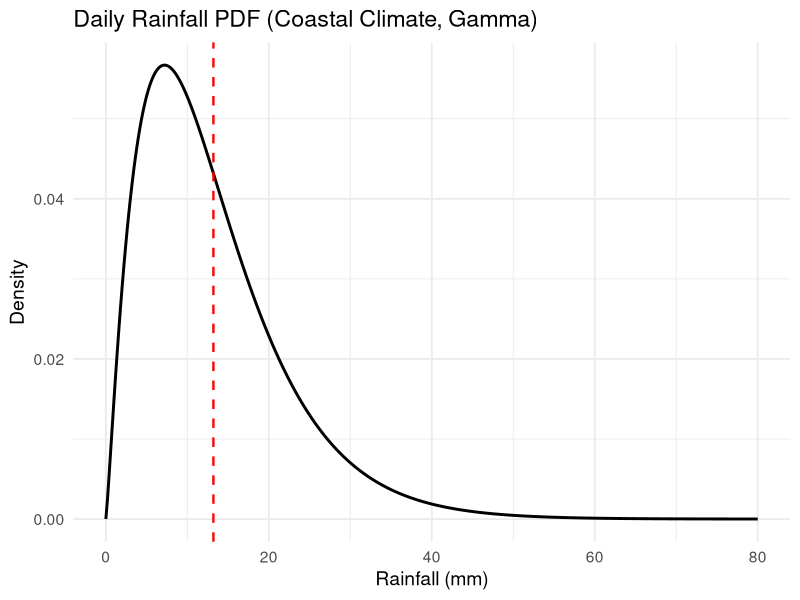
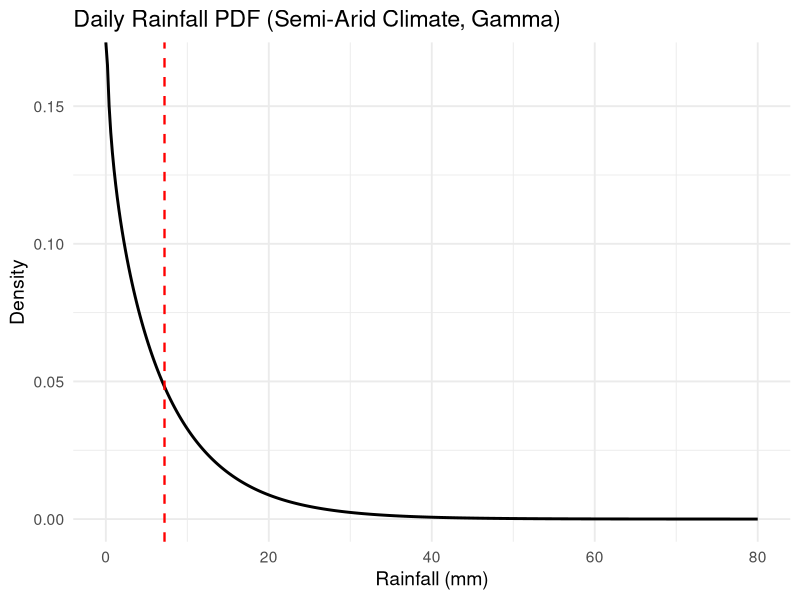
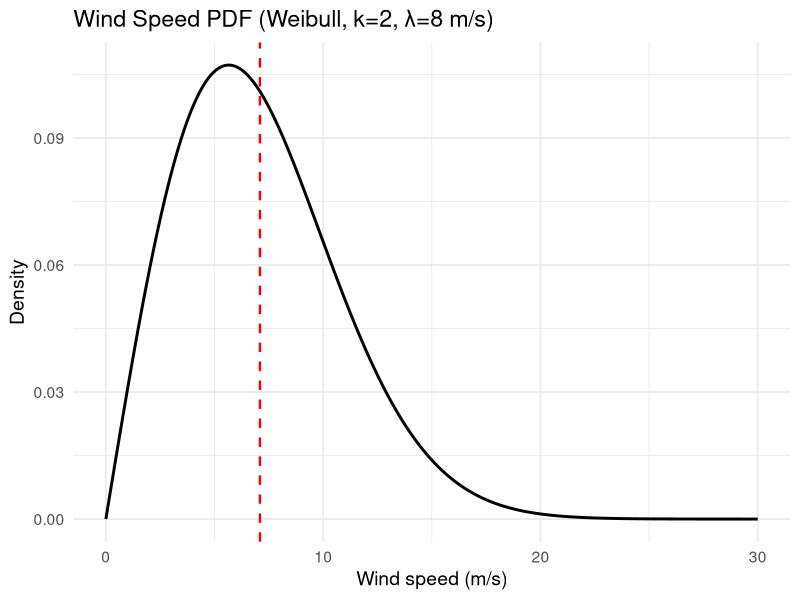
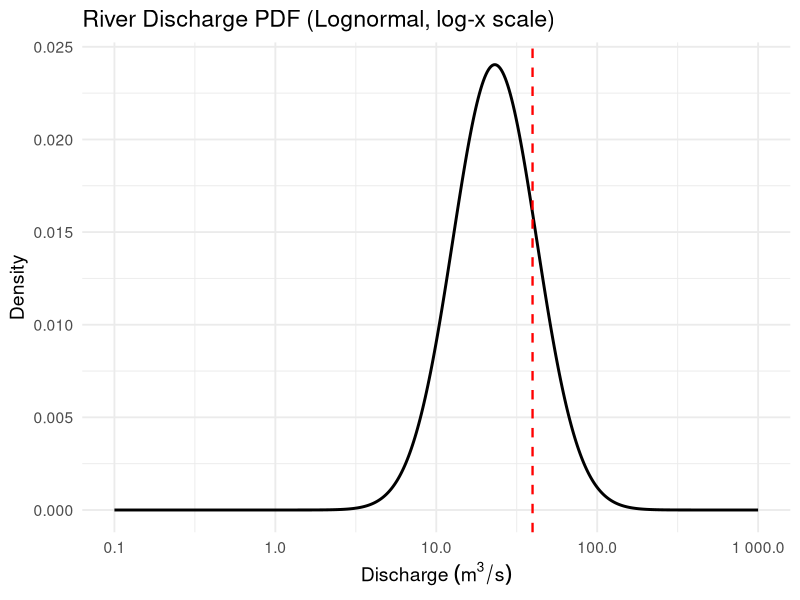
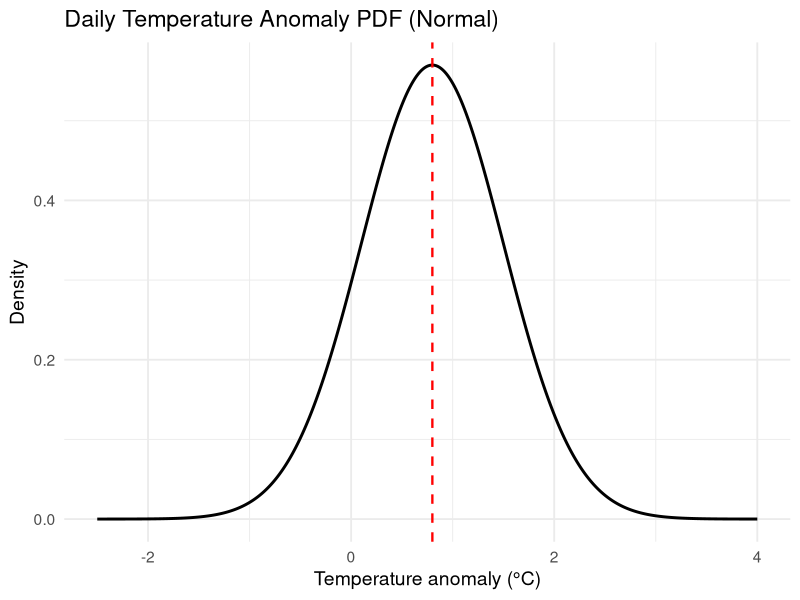
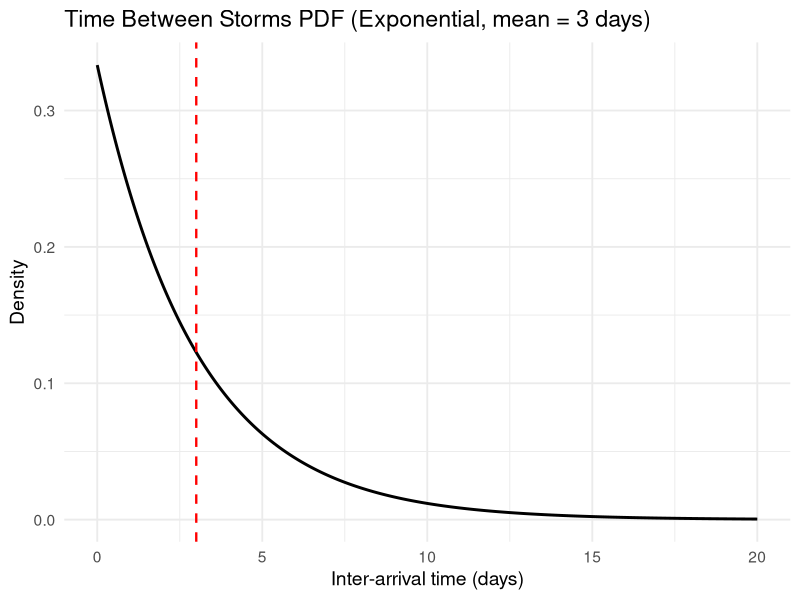
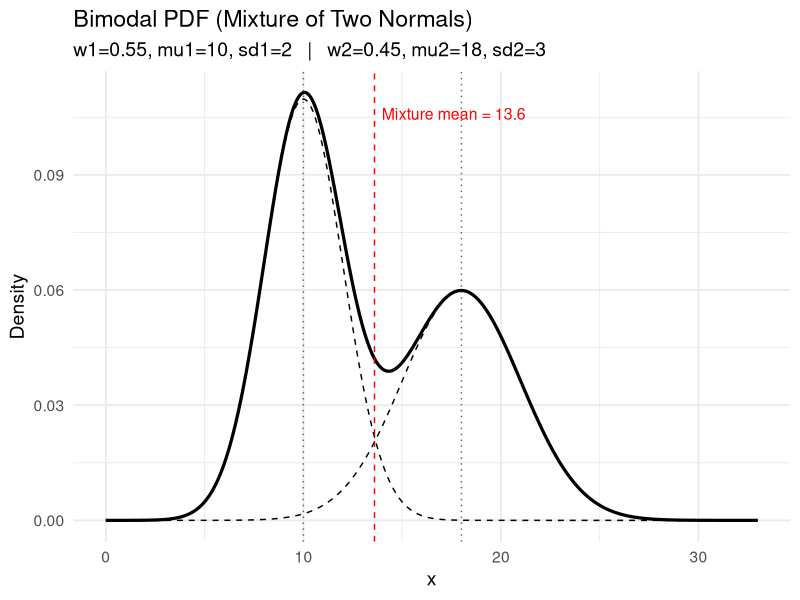
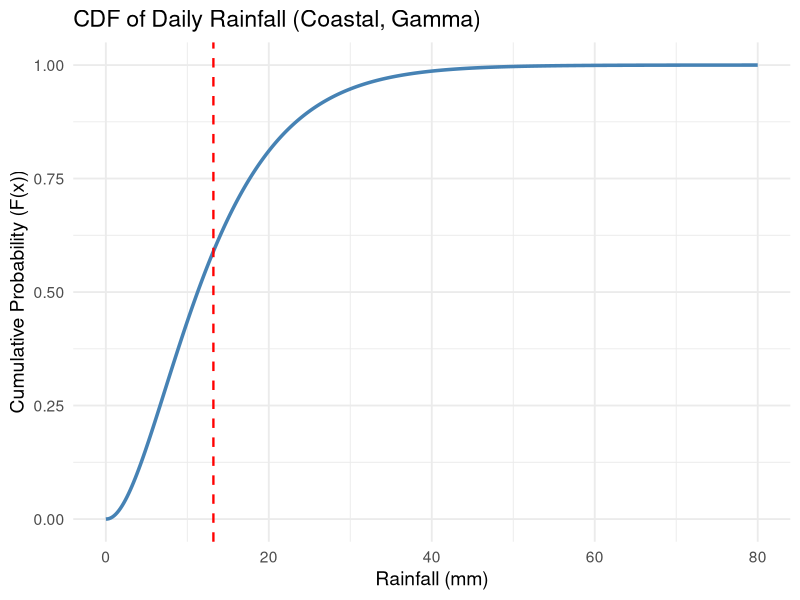

Here is the R script that generated these plots, in order:
## ---- chunk 1
# env_pdfs_to_screen.R
# Six environmental PDFs with mean lines (display only)

suppressPackageStartupMessages({
  library(ggplot2)
  library(dplyr)
  library(scales)
})

# Helper function: show PDF with mean line
plot_pdf <- function(df, x_col, y_col, mean_x, x_lab, title, log_x = FALSE) {
  p <- ggplot(df, aes(x = .data[[x_col]], y = .data[[y_col]])) +
    geom_line(linewidth = 1) +
    geom_vline(xintercept = mean_x, linetype = "dashed", color = "red", linewidth = 0.8) +
    labs(title = title, x = x_lab, y = "Density") +
    theme_minimal(base_size = 14)
  if (log_x) p <- p + scale_x_log10(labels = label_number())
  print(p) # ensures plot appears when sourcing
}

# 1) Daily rainfall (coastal)
x1 <- seq(0, 80, length.out = 400)
shape1 <- 2.2; scale1 <- 6
df1 <- data.frame(x = x1, pdf = dgamma(x1, shape = shape1, scale = scale1))
plot_pdf(df1, "x", "pdf", mean_x = shape1 * scale1,
         x_lab = "Rainfall (mm)",
         title = "Daily Rainfall PDF (Coastal Climate, Gamma)")

# 2) Daily rainfall (semi-arid)
x2 <- seq(0, 80, length.out = 400)
shape2 <- 0.9; scale2 <- 8
df2 <- data.frame(x = x2, pdf = dgamma(x2, shape = shape2, scale = scale2))
plot_pdf(df2, "x", "pdf", mean_x = shape2 * scale2,
         x_lab = "Rainfall (mm)",
         title = "Daily Rainfall PDF (Semi-Arid Climate, Gamma)")

# 3) Wind speed (Weibull)
x3 <- seq(0, 30, length.out = 400)
shape3 <- 2; scale3 <- 8
df3 <- data.frame(x = x3, pdf = dweibull(x3, shape = shape3, scale = scale3))
plot_pdf(df3, "x", "pdf", mean_x = scale3 * gamma(1 + 1/shape3),
         x_lab = "Wind speed (m/s)",
         title = "Wind Speed PDF (Weibull, k=2, λ=8 m/s)")

# 4) River discharge (Lognormal)
x4 <- exp(seq(log(0.1), log(1000), length.out = 500))
mu4 <- 3.5; sigma4 <- 0.6
df4 <- data.frame(x = x4, pdf = dlnorm(x4, meanlog = mu4, sdlog = sigma4))
plot_pdf(df4, "x", "pdf", mean_x = exp(mu4 + 0.5 * sigma4^2),
         x_lab = expression(Discharge~(m^3/s)),
         title = "River Discharge PDF (Lognormal, log-x scale)",
         log_x = TRUE)

# 5) Temperature anomaly (Normal)
x5 <- seq(-2.5, 4, length.out = 400)
mu5 <- 0.8; sd5 <- 0.7
df5 <- data.frame(x = x5, pdf = dnorm(x5, mean = mu5, sd = sd5))
plot_pdf(df5, "x", "pdf", mean_x = mu5,
         x_lab = "Temperature anomaly (\u00B0C)",
         title = "Daily Temperature Anomaly PDF (Normal)")

# 6) Time between storms (Exponential)
x6 <- seq(0, 20, length.out = 400)
rate6 <- 1/3
df6 <- data.frame(x = x6, pdf = dexp(x6, rate = rate6))
plot_pdf(df6, "x", "pdf", mean_x = 1 / rate6,
         x_lab = "Inter-arrival time (days)",
         title = "Time Between Storms PDF (Exponential, mean = 3 days)")

# bimodal_pdf_mixture.R
# Draw a PDF with two peaks using a Gaussian mixture

suppressPackageStartupMessages({
  library(ggplot2)
  library(dplyr)
})

# ----- Mixture parameters (edit these to change the peaks) -----
w1 <- 0.55            # weight of component 1  (0 < w1 < 1)
w2 <- 1 - w1          # weight of component 2
mu1 <- 10;  sd1 <- 2  # mean & sd of peak 1
mu2 <- 18;  sd2 <- 3  # mean & sd of peak 2

# Overall mixture mean (for reference)
mix_mean <- w1 * mu1 + w2 * mu2

# ----- Grid & densities -----
x <- seq(mu1 - 5*sd1, mu2 + 5*sd2, length.out = 800)
f1 <- dnorm(x, mean = mu1, sd = sd1)       # component 1
f2 <- dnorm(x, mean = mu2, sd = sd2)       # component 2
f  <- w1 * f1 + w2 * f2                    # mixture PDF (bimodal)

df <- tibble(x, f, f1 = w1 * f1, f2 = w2 * f2)  # note: scaled by weights

# ----- Plot -----
ggplot(df, aes(x = x)) +
  geom_line(aes(y = f), linewidth = 1.1) +
  geom_line(aes(y = f1), linetype = "dashed") +
  geom_line(aes(y = f2), linetype = "dashed") +
  geom_vline(xintercept = c(mu1, mu2), color = "gray40", linetype = "dotted") +
  geom_vline(xintercept = mix_mean, color = "red", linetype = "dashed") +
  annotate("text", x = mix_mean, y = max(f)*0.95,
           label = paste0("Mixture mean = ", round(mix_mean, 2)),
           hjust = -0.05, color = "red", size = 4) +
  labs(
    title = "Bimodal PDF (Mixture of Two Normals)",
    subtitle = paste0("w1=", w1, ", mu1=", mu1, ", sd1=", sd1,
                      "   |   w2=", w2, ", mu2=", mu2, ", sd2=", sd2),
    x = "x", y = "Density"
  ) +
  theme_minimal(base_size = 14)


## ---- chunk 2
# env_cdfs_to_screen.R
# Environmental CDFs (cumulative distribution functions) for classroom discussion

suppressPackageStartupMessages({
  library(ggplot2)
  library(dplyr)
  library(scales)
})

# Helper to make CDF plots
plot_cdf <- function(df, x_col, y_col, mean_x, x_lab, title, log_x = FALSE) {
  p <- ggplot(df, aes(x = .data[[x_col]], y = .data[[y_col]])) +
    geom_line(linewidth = 1.2, color = "steelblue") +
    geom_vline(xintercept = mean_x, color = "red", linetype = "dashed", linewidth = 0.8) +
    labs(title = title, x = x_lab, y = "Cumulative Probability (F(x))") +
    theme_minimal(base_size = 14)
  if (log_x) p <- p + scale_x_log10(labels = label_number())
  print(p)
}

# 1) Daily rainfall (coastal) — Gamma(shape=2.2, scale=6)
x1 <- seq(0, 80, length.out = 400)
shape1 <- 2.2; scale1 <- 6
df1 <- data.frame(x = x1, cdf = pgamma(x1, shape = shape1, scale = scale1))
plot_cdf(df1, "x", "cdf", mean_x = shape1 * scale1,
         x_lab = "Rainfall (mm)",
         title = "CDF of Daily Rainfall (Coastal, Gamma)")

# 2) Daily rainfall (semi-arid) — Gamma(shape=0.9, scale=8)
x2 <- seq(0, 80, length.out = 400)
shape2 <- 0.9; scale2 <- 8
df2 <- data.frame(x = x2, cdf = pgamma(x2, shape = shape2, scale = scale2))
plot_cdf(df2, "x", "cdf", mean_x = shape2 * scale2,
         x_lab = "Rainfall (mm)",
         title = "CDF of Daily Rainfall (Semi-Arid, Gamma)")

# 3) Wind speed (m/s) — Weibull(shape=2, scale=8)
x3 <- seq(0, 30, length.out = 400)
shape3 <- 2; scale3 <- 8
df3 <- data.frame(x = x3, cdf = pweibull(x3, shape = shape3, scale = scale3))
plot_cdf(df3, "x", "cdf", mean_x = scale3 * gamma(1 + 1/shape3),
         x_lab = "Wind speed (m/s)",
         title = "CDF of Wind Speed (Weibull, k=2, λ=8 m/s)")

# 4) River discharge (m³/s) — Lognormal(meanlog=3.5, sdlog=0.6)
x4 <- exp(seq(log(0.1), log(1000), length.out = 500))
mu4 <- 3.5; sigma4 <- 0.6
df4 <- data.frame(x = x4, cdf = plnorm(x4, meanlog = mu4, sdlog = sigma4))
plot_cdf(df4, "x", "cdf", mean_x = exp(mu4 + 0.5 * sigma4^2),
         x_lab = expression(Discharge~(m^3/s)),
         title = "CDF of River Discharge (Lognormal)",
         log_x = TRUE)

# 5) Temperature anomaly (°C) — Normal(mean=0.8, sd=0.7)
x5 <- seq(-2.5, 4, length.out = 400)
mu5 <- 0.8; sd5 <- 0.7
df5 <- data.frame(x = x5, cdf = pnorm(x5, mean = mu5, sd = sd5))
plot_cdf(df5, "x", "cdf", mean_x = mu5,
         x_lab = "Temperature anomaly (\u00B0C)",
         title = "CDF of Daily Temperature Anomaly (Normal)")

# 6) Time between storms (days) — Exponential(rate=1/3)
x6 <- seq(0, 20, length.out = 400)
rate6 <- 1/3
df6 <- data.frame(x = x6, cdf = pexp(x6, rate = rate6))
plot_cdf(df6, "x", "cdf", mean_x = 1 / rate6,
         x_lab = "Inter-arrival time (days)",
         title = "CDF of Time Between Storms (Exponential, mean=3 days)")


# bimodal_cdf_mixture.R
# CDF for a bimodal mixture of two Normal distributions

suppressPackageStartupMessages({
  library(ggplot2)
  library(dplyr)
})

# ----- Mixture parameters -----
w1 <- 0.55            # weight of component 1 (0 < w1 < 1)
w2 <- 1 - w1          # weight of component 2
mu1 <- 10;  sd1 <- 2  # mean & sd of peak 1
mu2 <- 18;  sd2 <- 3  # mean & sd of peak 2

# Overall mixture mean (for reference)
mix_mean <- w1 * mu1 + w2 * mu2

# ----- Grid & cumulative probabilities -----
x <- seq(mu1 - 5*sd1, mu2 + 5*sd2, length.out = 800)
F1 <- pnorm(x, mean = mu1, sd = sd1)       # component 1 CDF
F2 <- pnorm(x, mean = mu2, sd = sd2)       # component 2 CDF
F  <- w1 * F1 + w2 * F2                    # mixture CDF (weighted sum)

df <- tibble(x, F, F1 = w1 * F1, F2 = w2 * F2)

# ----- Plot -----
ggplot(df, aes(x = x)) +
  geom_line(aes(y = F), linewidth = 1.2, color = "steelblue") +
  geom_line(aes(y = F1), linetype = "dashed", color = "gray50") +
  geom_line(aes(y = F2), linetype = "dashed", color = "gray50") +
  geom_vline(xintercept = c(mu1, mu2), color = "gray40", linetype = "dotted") +
  geom_vline(xintercept = mix_mean, color = "red", linetype = "dashed") +
  annotate("text", x = mix_mean, y = 0.5,
           label = paste0("Mixture mean = ", round(mix_mean, 2)),
           hjust = -0.05, color = "red", size = 4) +
  labs(
    title = "Bimodal CDF (Mixture of Two Normals)",
    subtitle = paste0("w1=", w1, ", mu1=", mu1, ", sd1=", sd1,
                      "   |   w2=", w2, ", mu2=", mu2, ", sd2=", sd2),
    x = "x", y = "Cumulative Probability F(x)"
  ) +
  theme_minimal(base_size = 14)

## ---- chunk 3
suppressPackageStartupMessages({
  library(ggplot2)
  library(dplyr)
  library(scales)
  if (!requireNamespace("patchwork", quietly = TRUE)) {
    install.packages("patchwork", repos = "https://cloud.r-project.org")
  }
  library(patchwork)
})

# --- Parameters students can tweak ---
shape <- 2.2       # Gamma shape (rainfall PDF is often right-skewed)
scale <- 6         # Gamma scale
x0    <- 10        # threshold (mm) to illustrate F(x0)

# --- Build grid and distributions ---
x         <- seq(0, 60, length.out = 800)
pdf_vals  <- dgamma(x, shape = shape, scale = scale)
cdf_vals  <- pgamma(x, shape = shape, scale = scale)
F_x0      <- pgamma(x0, shape = shape, scale = scale)

df        <- tibble(x = x, pdf = pdf_vals, cdf = cdf_vals)
df_shade  <- df |> filter(x <= x0)

# --- PDF with shaded area up to x0 (area = F(x0)) ---
p_pdf <- ggplot(df, aes(x = x, y = pdf)) +
  geom_area(data = df_shade, aes(y = pdf), alpha = 0.35, fill = "gray50") +
  geom_line(linewidth = 1.1) +
  geom_vline(xintercept = x0, linetype = "dashed", color = "red") +
  annotate("text", x = x0, y = max(df$pdf)*0.9,
           label = paste0("x0 = ", x0, " mm"),
           hjust = -0.1, color = "red", size = 4) +
  annotate("text", x = x0, y = max(df$pdf)*0.75,
           label = paste0("Shaded area = F(x0) ≈ ", percent(F_x0, accuracy = 0.1)),
           hjust = -0.1, size = 4.1) +
  labs(
    title = "PDF of Daily Rainfall (Gamma)",
    subtitle = "Shaded area from 0 to x0 equals F(x0)",
    x = "Rainfall (mm)",
    y = "Density f(x)"
  ) +
  theme_minimal(base_size = 14)

# --- CDF with highlighted point (x0, F(x0)) and guide lines ---
p_cdf <- ggplot(df, aes(x = x, y = cdf)) +
  geom_line(linewidth = 1.2, color = "steelblue") +
  geom_point(aes(x = x0, y = F_x0), color = "red", size = 3) +
  geom_segment(aes(x = min(x), xend = x0, y = F_x0, yend = F_x0),
               linetype = "dotted", color = "gray40") +
  geom_segment(aes(x = x0, xend = x0, y = 0, yend = F_x0),
               linetype = "dotted", color = "gray40") +
  annotate("text", x = x0, y = F_x0,
           label = paste0("  F(x0) ≈ ", round(F_x0, 3)),
           hjust = 0, vjust = -0.8, color = "red", size = 4) +
  labs(
    title = "CDF of Daily Rainfall (Gamma)",
    subtitle = "F(x0) is the cumulative probability up to x0",
    x = "Rainfall (mm)",
    y = "Cumulative probability F(x)"
  ) +
  coord_cartesian(ylim = c(0, 1)) +
  theme_minimal(base_size = 14)

# --- Show side-by-side ---
(p_pdf | p_cdf) 

## ---- chunk 4
# knitr::opts_chunk$set(dev = "ragg_png", dpi = 150)  # <- uncomment for faster, crisper plots

library(ggplot2)

# ----- Parameters -----
shape <- 2.0
scale <- 6.0
alpha <- 0.10
x0    <- 20

# ----- Derived quantities -----
mu     <- shape * scale
sd_x   <- sqrt(shape) * scale
med    <- qgamma(0.5, shape, scale = scale)
mode_x <- if (shape > 1) (shape - 1) * scale else NA_real_
qL     <- qgamma(alpha/2, shape, scale = scale)
qU     <- qgamma(1 - alpha/2, shape, scale = scale)
Fx0    <- pgamma(x0, shape, scale = scale)
tailP  <- 1 - Fx0

# ----- Data (smaller grid) -----
x  <- seq(0, max(qU, x0) * 1.25, length.out = 600)
pdf <- dgamma(x, shape, scale = scale)
cdf <- pgamma(x, shape, scale = scale)
df  <- data.frame(x, pdf, cdf)

y_max  <- max(pdf)
y_top  <- y_max * 0.92
y_mid  <- y_max * 0.55
y_tail <- y_max * 0.30

# Helper single-row data frames for labels (avoid recycling across df)
lab_mean   <- data.frame(x = mu,     y = y_top,       txt = sprintf("Mean = %.2f", mu))
lab_median <- data.frame(x = med,    y = y_top*0.92,  txt = sprintf("Median = %.2f", med))
lab_mode   <- if (!is.na(mode_x)) data.frame(x = mode_x, y = y_top*0.84, txt = sprintf("Mode ≈ %.2f", mode_x)) else NULL
lab_centr  <- data.frame(x = (qL+qU)/2, y = y_mid, txt = sprintf("Central %s interval", scales::percent(1 - alpha)))
lab_tail   <- data.frame(x = x0, y = y_tail, txt = sprintf("P(X > x0) ≈ %.3f", tailP))

# ==============
# Figure 1: PDF
# ==============
ggplot(df, aes(x, pdf)) +
  # shaded regions
  geom_area(data = subset(df, x >= qL & x <= qU), aes(y = pdf), fill = "#2F6B9A", alpha = 0.28) +
  geom_area(data = subset(df, x >= x0),           aes(y = pdf), fill = "#D04E4E", alpha = 0.30) +
  # curve
  geom_line(linewidth = 1.2, color = "black") +
  # guides
  geom_vline(xintercept = c(qL, qU), linetype = "dotted", color = "#2F6B9A") +
  geom_vline(xintercept = x0,        linetype = "dashed", color = "#D04E4E") +
  geom_vline(xintercept = mu,                         color = "black") +
  geom_vline(xintercept = med,        linetype = "dotdash", color = "gray40") +
  { if (!is.na(mode_x)) geom_vline(xintercept = mode_x, linetype = "longdash", color = "gray25") } +
  # labels (single draw each)
  geom_label(data = lab_mean,   aes(x, y, label = txt), size = 4, fill = "white") +
  geom_label(data = lab_median, aes(x, y, label = txt), size = 4, fill = "white", color = "gray25") +
  { if (!is.na(mode_x)) geom_label(data = lab_mode, aes(x, y, label = txt), size = 4, fill = "white", color = "gray25") } +
  geom_label(data = lab_centr,  aes(x, y, label = txt), size = 4, fill = "white", color = "#1F487E") +
  geom_label(data = lab_tail,   aes(x, y, label = txt), size = 4, fill = "white", color = "#8E2B2B") +
  labs(
    title = "PDF (Gamma — Daily Rainfall)",
    subtitle = sprintf("shape=%.1f, scale=%.1f | Central %s interval shaded (blue); exceedance beyond x0 shaded (red)",
                       shape, scale, scales::percent(1 - alpha)),
    x = "Rainfall (mm)", y = "Density  f(x)"
  ) +
  theme_minimal(base_size = 16) +
  theme(panel.grid.minor = element_blank(),
        plot.title = element_text(face = "bold"),
        plot.subtitle = element_text(color = "gray30"))

# ==============
# Figure 2: CDF (same labels/markers)
# ==============
lab_Fx0 <- data.frame(x = x0, y = Fx0, txt = sprintf("F(x0) = %.3f\nP(X>x0) ≈ %.3f", Fx0, tailP))

ggplot(df, aes(x, cdf)) +
  geom_line(linewidth = 1.4, color = "#2F6B9A") +
  geom_vline(xintercept = c(qL, qU), linetype = "dotted", color = "#2F6B9A") +
  geom_vline(xintercept = x0,        linetype = "dashed", color = "#D04E4E") +
  geom_vline(xintercept = mu,                         color = "black") +
  geom_vline(xintercept = med,        linetype = "dotdash", color = "gray40") +
  { if (!is.na(mode_x)) geom_vline(xintercept = mode_x, linetype = "longdash", color = "gray25") } +
  geom_point(aes(x = x0, y = Fx0), color = "#D04E4E", size = 3) +
  geom_segment(aes(x = min(x), xend = x0, y = Fx0, yend = Fx0), color = "gray50", linetype = "dotted") +
  geom_segment(aes(x = x0, xend = x0, y = 0,   yend = Fx0),    color = "gray50", linetype = "dotted") +
  # same labels (single draw each)
  geom_label(data = lab_mean,   aes(x, 0.95, label = txt), size = 4, fill = "white") +
  geom_label(data = lab_median, aes(x, 0.88, label = txt), size = 4, fill = "white", color = "gray25") +
  { if (!is.na(mode_x)) geom_label(data = transform(lab_mode, y = 0.81), aes(x, y, label = txt),
                                   size = 4, fill = "white", color = "gray25") } +
  geom_label(data = transform(lab_centr, y = 0.60), aes(x, y, label = txt), size = 4, fill = "white", color = "#1F487E") +
  geom_label(data = lab_Fx0, aes(x, y, label = txt), size = 4, fill = "white", color = "#8E2B2B",
             label.padding = unit(0.15, "lines")) +
  coord_cartesian(ylim = c(0, 1)) +
  labs(
    title = "CDF (Gamma — Daily Rainfall)",
    subtitle = "Same parameters as PDF: mean, median, mode, central interval, and exceedance probability",
    x = "Rainfall (mm)", y = "Cumulative Probability  F(x)"
  ) +
  theme_minimal(base_size = 16) +
  theme(panel.grid.minor = element_blank(),
        plot.title = element_text(face = "bold"),
        plot.subtitle = element_text(color = "gray30"))
## ---- chunk 5
library(ggplot2)

# Parameters
mu <- 0.8
sigma <- 0.7

# Data grid
x <- seq(mu - 4*sigma, mu + 4*sigma, length.out = 500)

# ---- PDF ----
df_pdf <- data.frame(x, pdf = dnorm(x, mu, sigma))
p1 <- ggplot(df_pdf, aes(x, pdf)) +
  geom_line(linewidth = 1.2, color = "black") +
  geom_vline(xintercept = mu, color = "red", linetype = "dashed") +
  annotate("text", x = mu, y = max(df_pdf$pdf) * 0.9, label = "μ (mean)", color = "red", vjust = -0.5) +
  labs(
    title = "Normal PDF (Probability Density Function)",
    subtitle = expression(paste("μ = 0.8,  σ = 0.7")),
    x = "x",
    y = "f(x)"
  ) +
  theme_minimal(base_size = 15)

# ---- CDF ----
df_cdf <- data.frame(x, cdf = pnorm(x, mu, sigma))
p2 <- ggplot(df_cdf, aes(x, cdf)) +
  geom_line(linewidth = 1.2, color = "#2F6B9A") +
  geom_vline(xintercept = mu, color = "red", linetype = "dashed") +
  geom_hline(yintercept = 0.5, color = "gray50", linetype = "dotted") +
  annotate("text", x = mu, y = 0.55, label = "50% cumulative probability", color = "red", hjust = -0.1) +
  coord_cartesian(ylim = c(0, 1)) +
  labs(
    title = "Normal CDF (Cumulative Distribution Function)",
    subtitle = expression(paste("μ = 0.8,  σ = 0.7")),
    x = "x",
    y = "F(x)"
  ) +
  theme_minimal(base_size = 15)

# ---- Display ----
p1
p2
## ---- chunk 6
library(ggplot2)

# Parameters
muL <- 3.5
sdL <- 0.6

# Data grid
x <- exp(seq(log(0.1), log(1000), length.out = 600))

# ---- PDF ----
df_pdf <- data.frame(x, pdf = dlnorm(x, muL, sdL))
p1 <- ggplot(df_pdf, aes(x, pdf)) +
  geom_line(linewidth = 1.2, color = "black") +
  scale_x_log10() +
  geom_vline(xintercept = exp(muL), color = "red", linetype = "dashed") +
  annotate("text", x = exp(muL), y = max(df_pdf$pdf)*0.8,
           label = "Median = e^μ", color = "red", hjust = -0.1) +
  labs(
    title = "Lognormal PDF (Probability Density Function)",
    subtitle = expression(paste("μ = 3.5,  σ = 0.6")),
    x = "x (log scale)",
    y = "f(x)"
  ) +
  theme_minimal(base_size = 15)

# ---- CDF ----
df_cdf <- data.frame(x, cdf = plnorm(x, muL, sdL))
p2 <- ggplot(df_cdf, aes(x, cdf)) +
  geom_line(linewidth = 1.2, color = "#2F6B9A") +
  scale_x_log10() +
  coord_cartesian(ylim = c(0, 1)) +
  geom_vline(xintercept = exp(muL), color = "red", linetype = "dashed") +
  geom_hline(yintercept = 0.5, color = "gray50", linetype = "dotted") +
  annotate("text", x = exp(muL), y = 0.55,
           label = "50% cumulative probability (median)", color = "red", hjust = -0.1) +
  labs(
    title = "Lognormal CDF (Cumulative Distribution Function)",
    subtitle = expression(paste("μ = 3.5,  σ = 0.6")),
    x = "x (log scale)",
    y = "F(x)"
  ) +
  theme_minimal(base_size = 15)

# ---- Display ----
p1
p2
## ---- chunk 7
library(ggplot2)

# Parameters
k <- 2.2       # shape
theta <- 6     # scale

# Data grid
x <- seq(0, 80, length.out = 600)

# ---- PDF ----
df_pdf <- data.frame(x, pdf = dgamma(x, shape = k, scale = theta))
mean_x <- k * theta
mode_x <- ifelse(k > 1, (k - 1) * theta, NA)

p1 <- ggplot(df_pdf, aes(x, pdf)) +
  geom_line(linewidth = 1.2, color = "black") +
  geom_vline(xintercept = mean_x, color = "red", linetype = "dashed") +
  geom_vline(xintercept = mode_x, color = "blue", linetype = "dotted") +
  annotate("text", x = mean_x, y = max(df_pdf$pdf) * 0.9,
           label = "Mean = kθ", color = "red", hjust = -0.1) +
  annotate("text", x = mode_x, y = max(df_pdf$pdf) * 0.7,
           label = "Mode = (k−1)θ", color = "blue", hjust = -0.1) +
  labs(
    title = "Gamma PDF (Probability Density Function)",
    subtitle = expression(paste("k = 2.2,  θ = 6")),
    x = "x",
    y = "f(x)"
  ) +
  theme_minimal(base_size = 15)

# ---- CDF ----
df_cdf <- data.frame(x, cdf = pgamma(x, shape = k, scale = theta))
p2 <- ggplot(df_cdf, aes(x, cdf)) +
  geom_line(linewidth = 1.2, color = "#2F6B9A") +
  coord_cartesian(ylim = c(0, 1)) +
  geom_vline(xintercept = mean_x, color = "red", linetype = "dashed") +
  geom_hline(yintercept = pgamma(mean_x, shape = k, scale = theta),
             color = "gray50", linetype = "dotted") +
  annotate("text", x = mean_x, y = pgamma(mean_x, shape = k, scale = theta) + 0.05,
           label = "Cumulative probability at mean", color = "red", hjust = -0.1) +
  labs(
    title = "Gamma CDF (Cumulative Distribution Function)",
    subtitle = expression(paste("k = 2.2,  θ = 6")),
    x = "x",
    y = "F(x)"
  ) +
  theme_minimal(base_size = 15)

# ---- Display ----
p1
p2
## ---- chunk 8
library(ggplot2)

# Parameters
lambda <- 1/3  # rate parameter
mean_x <- 1 / lambda

# Data grid
x <- seq(0, 30, length.out = 500)

# ---- PDF ----
df_pdf <- data.frame(x, pdf = dexp(x, rate = lambda))
p1 <- ggplot(df_pdf, aes(x, pdf)) +
  geom_line(linewidth = 1.2, color = "black") +
  geom_vline(xintercept = mean_x, color = "red", linetype = "dashed") +
  annotate("text", x = mean_x, y = max(df_pdf$pdf)*0.8,
           label = "Mean = 1/λ", color = "red", hjust = -0.1) +
  labs(
    title = "Exponential PDF (Probability Density Function)",
    subtitle = expression(paste("λ = 1/3")),
    x = "x",
    y = "f(x)"
  ) +
  theme_minimal(base_size = 15)

# ---- CDF ----
df_cdf <- data.frame(x, cdf = pexp(x, rate = lambda))
p2 <- ggplot(df_cdf, aes(x, cdf)) +
  geom_line(linewidth = 1.2, color = "#2F6B9A") +
  coord_cartesian(ylim = c(0, 1)) +
  geom_vline(xintercept = mean_x, color = "red", linetype = "dashed") +
  geom_hline(yintercept = pexp(mean_x, rate = lambda),
             color = "gray50", linetype = "dotted") +
  annotate("text", x = mean_x, y = pexp(mean_x, rate = lambda) + 0.05,
           label = "Cumulative probability at mean", color = "red", hjust = -0.1) +
  labs(
    title = "Exponential CDF (Cumulative Distribution Function)",
    subtitle = expression(paste("λ = 1/3")),
    x = "x",
    y = "F(x)"
  ) +
  theme_minimal(base_size = 15)

# ---- Display ----
p1
p2
## ---- chunk 9
library(ggplot2)

# Parameters
kW <- 2      # shape
lamW <- 8    # scale

# Data grid
x <- seq(0, 35, length.out = 600)

# ---- PDF ----
df_pdf <- data.frame(x, pdf = dweibull(x, shape = kW, scale = lamW))
mean_x <- lamW * gamma(1 + 1/kW)
mode_x <- lamW * ((kW - 1)/kW)^(1/kW)

p1 <- ggplot(df_pdf, aes(x, pdf)) +
  geom_line(linewidth = 1.2, color = "black") +
  geom_vline(xintercept = mean_x, color = "red", linetype = "dashed") +
  geom_vline(xintercept = mode_x, color = "blue", linetype = "dotted") +
  annotate("text", x = mean_x, y = max(df_pdf$pdf)*0.9,
           label = "Mean", color = "red", hjust = -0.1) +
  annotate("text", x = mode_x, y = max(df_pdf$pdf)*0.7,
           label = "Mode", color = "blue", hjust = -0.1) +
  labs(
    title = "Weibull PDF (Probability Density Function)",
    subtitle = expression(paste("k = 2,  λ = 8")),
    x = "x",
    y = "f(x)"
  ) +
  theme_minimal(base_size = 15)

# ---- CDF ----
df_cdf <- data.frame(x, cdf = pweibull(x, shape = kW, scale = lamW))
p2 <- ggplot(df_cdf, aes(x, cdf)) +
  geom_line(linewidth = 1.2, color = "#2F6B9A") +
  coord_cartesian(ylim = c(0, 1)) +
  geom_vline(xintercept = mean_x, color = "red", linetype = "dashed") +
  geom_hline(yintercept = pweibull(mean_x, shape = kW, scale = lamW),
             color = "gray50", linetype = "dotted") +
  annotate("text", x = mean_x, y = pweibull(mean_x, shape = kW, scale = lamW) + 0.05,
           label = "Cumulative probability at mean", color = "red", hjust = -0.1) +
  labs(
    title = "Weibull CDF (Cumulative Distribution Function)",
    subtitle = expression(paste("k = 2,  λ = 8")),
    x = "x",
    y = "F(x)"
  ) +
  theme_minimal(base_size = 15)

# ---- Display ----
p1
p2
## ---- chunk 10
library(ggplot2)

# Parameters
lam <- 4   # expected events per interval

# Support (choose a sensible max for plotting)
k_max <- max(12, ceiling(lam + 4*sqrt(lam)))
k     <- 0:k_max

# ---- PMF ----
df_pmf <- data.frame(k = k, pmf = dpois(k, lam))
p1 <- ggplot(df_pmf, aes(k, pmf)) +
  geom_col(width = 0.8, fill = "gray70", color = "gray35") +
  geom_vline(xintercept = lam, color = "red", linetype = "dashed") +
  annotate("text", x = lam, y = max(df_pmf$pmf) * 0.9,
           label = "Mean = λ", color = "red", hjust = -0.1) +
  labs(
    title = "Poisson PMF (Probability Mass Function)",
    subtitle = expression(paste("λ = 4 (mean count per interval)")),
    x = "k (event count)",
    y = "P(X = k)"
  ) +
  theme_minimal(base_size = 15) +
  theme(panel.grid.minor = element_blank())

# ---- CDF ----
df_cdf <- data.frame(k = k, cdf = ppois(k, lam))
p2 <- ggplot(df_cdf, aes(k, cdf)) +
  geom_step(linewidth = 1.2, color = "#2F6B9A") +
  coord_cartesian(ylim = c(0, 1)) +
  geom_vline(xintercept = lam, color = "red", linetype = "dashed") +
  geom_hline(yintercept = ppois(lam, lam), color = "gray50", linetype = "dotted") +
  annotate("text", x = lam, y = ppois(lam, lam) + 0.05,
           label = "Cumulative probability at mean", color = "red", hjust = -0.1) +
  labs(
    title = "Poisson CDF (Cumulative Distribution Function)",
    subtitle = expression(paste("λ = 4 (mean count per interval)")),
    x = "k (event count)",
    y = "P(X ≤ k)"
  ) +
  theme_minimal(base_size = 15) +
  theme(panel.grid.minor = element_blank())

# ---- Display ----
p1
p2
## ---- chunk 11
library(ggplot2)

# ---- Gumbel helpers ----
dgumbel <- function(x, mu, beta) (1/beta) * exp(-(x - mu)/beta - exp(-(x - mu)/beta))
pgumbel <- function(x, mu, beta) exp(-exp(-(x - mu)/beta))
qgumbel <- function(p, mu, beta) mu - beta * log(-log(p)) # inverse CDF (return level tool)

# ---- Parameters ----
muG   <- 50       # location (typical extreme magnitude)
betaG <- 8        # scale (spread of extremes)
p95   <- 0.95
p99   <- 0.99
T     <- 100      # return period (years)
pT    <- 1 - 1/T  # non-exceedance prob at return period

# ---- Key tail markers ----
x95 <- qgumbel(p95, muG, betaG)
x99 <- qgumbel(p99, muG, betaG)
xT  <- qgumbel(pT,  muG, betaG)

# ---- Grid and distributions ----
x   <- seq(muG - 3*betaG, muG + 8*betaG, length.out = 600)
pdf <- dgumbel(x, muG, betaG)
cdf <- pgumbel(x, muG, betaG)
df  <- data.frame(x, pdf, cdf)

# ---- Tail data for shading ----
df_tail95 <- subset(df, x >= x95)
df_tail99 <- subset(df, x >= x99)

# =====================
# 1) PDF with tail shading
# =====================
p_pdf <- ggplot(df, aes(x, pdf)) +
  geom_area(data = df_tail95, aes(y = pdf), fill = "#F5A5A5", alpha = 0.55) +
  geom_area(data = df_tail99, aes(y = pdf), fill = "#E05757", alpha = 0.65) +
  geom_line(linewidth = 1.2, color = "black") +
  geom_vline(xintercept = c(x95, x99, xT),
             linetype = c("dashed", "dotdash", "solid"),
             color   = c("#C44A4A","#9E2E2E","#222222")) +
  annotate("text", x = x95 + 1.5, y = max(df$pdf)*0.90,
           label = "95th percentile", color = "#C44A4A",
           hjust = 0, size = 4.3, fontface = "bold") +
  annotate("text", x = x99 + 1.5, y = max(df$pdf)*0.75,
           label = "99th percentile", color = "#9E2E2E",
           hjust = 0, size = 4.3, fontface = "bold") +
  annotate("text", x = xT + 1.5, y = max(df$pdf)*0.60,
           label = "100-year return level", color = "#222222",
           hjust = 0, size = 4.3, fontface = "bold") +
  labs(
    title = "Gumbel PDF — Highlighting the Fat Tail",
    x = "Extreme magnitude (x)", y = "Density  f(x)"
  ) +
  theme_minimal(base_size = 15) +
  theme(panel.grid.minor = element_blank())

# =====================
# 2) CDF with tail & return level
# =====================
p_cdf <- ggplot(df, aes(x, cdf)) +
  geom_line(linewidth = 1.2, color = "#2F6B9A") +
  geom_vline(xintercept = c(x95, x99, xT),
             linetype = c("dashed","dotdash","solid"),
             color   = c("#C44A4A","#9E2E2E","#222222")) +
  geom_hline(yintercept = c(p95, p99, pT),
             linetype = c("dashed","dotdash","solid"),
             color   = c("#C44A4A","#9E2E2E","#222222")) +
  annotate("text", x = x95 + 2, y = p95 - 0.05,
           label = "F(x)=0.95", color = "#C44A4A", hjust = 0, size = 4.3, fontface = "bold") +
  annotate("text", x = x99 + 2, y = p99 - 0.07,
           label = "F(x)=0.99", color = "#9E2E2E", hjust = 0, size = 4.3, fontface = "bold") +
  annotate("text", x = xT + 2, y = pT - 0.09,
           label = "F(x)=0.99 (100-yr)", color = "#222222", hjust = 0, size = 4.3, fontface = "bold") +
  coord_cartesian(ylim = c(0, 1)) +
  labs(
    title = "Gumbel CDF — Interpreting Tail Probabilities",
    x = "Extreme magnitude (x)", y = "Cumulative probability  F(x)"
  ) +
  theme_minimal(base_size = 15) +
  theme(panel.grid.minor = element_blank())

# ---- Display (two separate figures) ----
p_pdf
p_cdf
